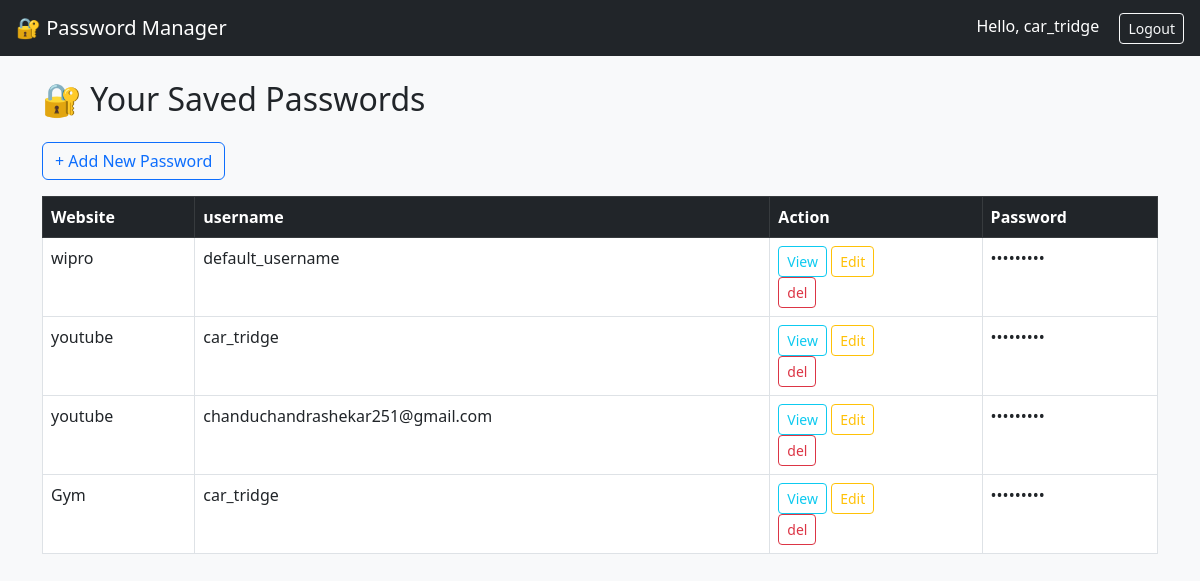
/dashbord/ (signed in), run on the app's committed database.
### PW_app/models.py (models this page shows, shortened)
class SavedPassword(models.Model):
    user = models.ForeignKey(User, on_delete=models.CASCADE)
    site = models.CharField(max_length=100)
    username=models.CharField(max_length=100,default="default_username")
    password = models.CharField(max_length=300)  # Encrypted passwordpython m

### PW_app/views.py (the view)
# urls.py: path('dashbord/',views.dashbord,name='dashbord'),
@login_required(login_url='login')
def dashbord(request):
    entries = SavedPassword.objects.filter(user=request.user)
    view_id=request.GET.get('view')
    for entry in entries:
        if view_id and str(entry.id) == view_id:
            profile = UserProfile.objects.get(user=request.user)
            fernet = Fernet(generate_fernet_key(profile.masterkey))
            decrypted = fernet.decrypt(entry.password.encode()).decode()
            entry.decrypted_password = decrypted
        else:
            entry.decrypted_password = None
    return render(request, 'dashbord.html', {'entries': entries})

### PW_app/templates/dashbord.html (shortened to what this page needs)
{% extends "layout.html" %}
{% block content %}
<h2 class="mb-4">🔐 Your Saved Passwords</h2>
<div>
    <a href="{% url 'add_password' %}" class="btn btn-outline-primary mb-3">+ Add New Password</a>
</div>
{% if entries %}
<table class="table table-bordered">
    <thead class="table-dark">
        <tr>
            <th>Website</th>
            <th>username</th>
            <th>Action</th>
            <th>Password</th>
        </tr>
    </thead>
    <tbody>
        {% for entry in entries %}
        <tr>
            <td>{{ entry.site }}</td>
            <td>{{ entry.username}}</td>
            <td class="flex items-center gap-3">
                <a href="?view={{entry.id}}" class="btn btn-outline-info btn-sm">View</a>
                <a href="{% url 'edit_existing_password' entry.id %}" class="btn btn-outline-warning btn-sm">Edit</a>
                <form method="POST" action="{% url 'delete_savedpassword' entry.id %}">
                  <button type="submit" class="btn btn-outline-danger btn-sm">del</button>
                </form>
              </td>
              <td>
                {% if entry.decrypted_password %}
                  {{ entry.decrypted_password }}
                {% else %}
                  •••••••••
                {% endif %}
              </td>
        </tr>
        {% endfor %}
    </tbody>
</table>
{% else %}
    <p>No passwords stored yet.</p>
{% endif %}
{% endblock %}

### PW_app/templates/layout.html (shortened to what this page needs)
<!DOCTYPE html>
<html lang="en">
<head>
    <link rel="stylesheet" href="https://cdn.jsdelivr.net/npm/bootstrap@5.3.0/dist/css/bootstrap.min.css">
</head>
<body class="bg-light">
    <nav class="navbar navbar-expand-lg navbar-dark bg-dark px-3">
        <a class="navbar-brand" href="{% url 'home' %}">🔐 Password Manager</a>
        {% block nav_actions %}
        <div class="ms-auto">
            {% if user.is_authenticated %}
                <span class="text-white me-3">Hello, {{ user.username }}</span>
                <a class="btn btn-outline-light btn-sm" href="{% url 'logout' %}">Logout</a>
            {% else %}
                <a class="btn btn-outline-light btn-sm" href="{% url 'login' %}">Login</a>
                <a class="btn btn-outline-light btn-sm" href="{% url 'register' %}">Register</a>
            {% endif %}
        </div>
        {% endblock %}
    </nav>
    <div class="container mt-4">
        {% block content %}
        {% endblock %}
    </div>
</body>
</html>

### data on the page
SavedPassword: site "wipro", username "default_username"
SavedPassword: site "youtube", username "car_tridge"
SavedPassword: site "youtube", username "chanduchandrashekar251@gmail.com"
SavedPassword: site "Gym", username "car_tridge"

### other printed values
{{ user.username }} "car_tridge"
